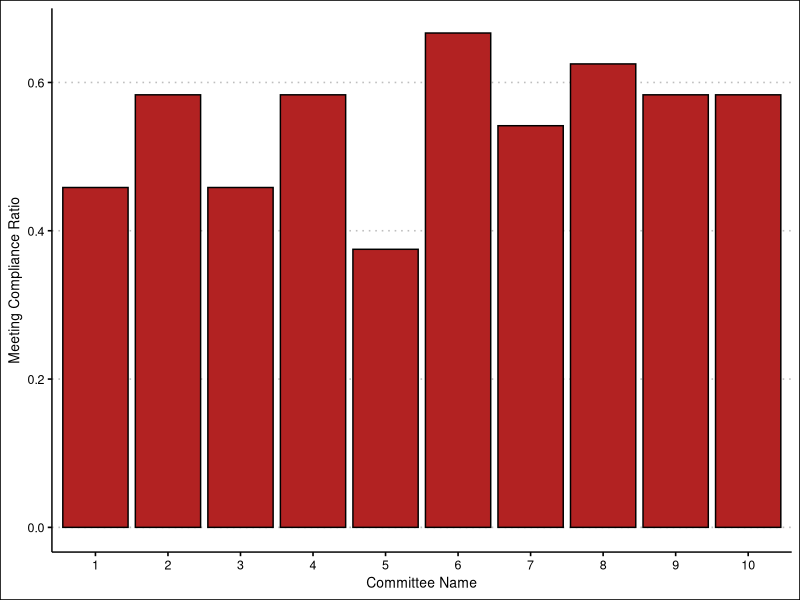
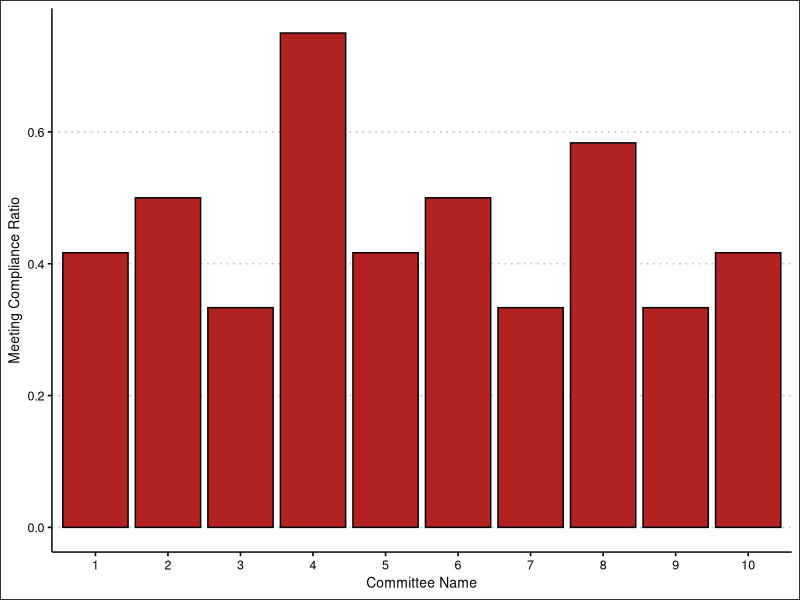

Write R code to recreate these figures, in order.
library(tidyverse)
library(ggthemes)

# GENERATING EXAMPLE DATA ======================================================
generateFullYearCommitteeEntry <- function(committee.name) {
  # . COMMITTEE NAME ===========================================================
  committee.name <- rep(committee.name, 12)
  
  # . DATES ====================================================================
  days <- rep(1, 12)
  months <- 1:12
  years <- rep(2022, 12)
  response.date <- tibble(days, months, years) %>% 
    mutate(my_date = paste(days, months, years, sep = '-')) %>% 
    mutate(my_date = as.Date(my_date, format = '%d-%m-%Y')) %>% 
    pull(my_date)
  
  # . COUNCIL PERIOD ===========================================================
  council.period <- response.date
  
  # . SUBMITTER ROLE ===========================================================
  submitter.role <- sample(c('Chair', 'Council', 'Ordinary Member'), size = 12, replace = TRUE)
  
  # . EXPECTED NMEETINGS =======================================================
  expected.nmeetings <- rep(2, 12)
  
  # . ACTUAL NMEETINGS =========================================================
  actual.nmeetings <- sample(x = 0:2, size = 12, replace = TRUE)
  
  # . TRUE/FALSE ===============================================================
  met.quorum <- sample(x = c('0', '1'), size = 12, replace = TRUE)
  submitted.minutes <- sample(x = c('0', '1'), size = 12, replace = TRUE)
  submitted.council.update <- sample(x = c('0', '1'), size = 12, replace = TRUE)
  completed.council.submission <- sample(x = c('0', '1'), size = 12, replace = TRUE)
  reason.no.meetings <- sample(x = c('0', '1'), size = 12, replace = TRUE)
  reason.no.quorum <- sample(x = c('0', '1'), size = 12, replace = TRUE)
  reason.no.meeting <- sample(x = c('0', '1'), size = 12, replace = TRUE)
  reason.no.minutes <- sample(x = c('0', '1'), size = 12, replace = TRUE)
  reason.no.council.update <- sample(x = c('0', '1'), size = 12, replace = TRUE)
  
  return(tibble(
  	# Dates
  	response.date,
  	council.period,
  	# Committee Identity
  	committee.name,
  	submitter.role,
  	# Meeting specific
  	expected.nmeetings,
  	actual.nmeetings,
  	# Binary
  	met.quorum,
  	submitted.minutes,
  	submitted.council.update,
  	completed.council.submission,
  	reason.no.meeting,
  	reason.no.quorum,
  	reason.no.minutes,
  	reason.no.council.update
  ))
}

# GENERATING DATA FRAME ========================================================
committee.names <- factor(as.character(1:10), levels=as.character(1:10))
tmp <- bind_rows(lapply(committee.names, FUN = generateFullYearCommitteeEntry))

summarized.committees <- tmp %>%
  group_by(committee.name) %>%
  summarize(
    meeting.compliance.ratio = sum(actual.nmeetings) / sum(expected.nmeetings),
    meeting.quorum = mean(as.numeric(met.quorum)),
    submitted.minutes = mean(as.numeric(submitted.minutes)),
  	submitted.council.update = mean(as.numeric(submitted.council.update)),
  	completed.council.submission = mean(as.numeric(completed.council.submission)),
  	reason.no.meeting = mean(as.numeric(reason.no.meeting)),
  	reason.no.quorum = mean(as.numeric(reason.no.quorum)),
  	reason.no.minutes = mean(as.numeric(reason.no.minutes)),
  	reason.no.council.update = mean(as.numeric(reason.no.council.update))
  )

summarized.committees %>%
  ggplot() +
    geom_col(aes(x = committee.name, y = meeting.compliance.ratio), fill = 'firebrick', color = 'black') +
    labs(x = 'Committee Name', y = 'Meeting Compliance Ratio') +
    theme_clean() +
    theme(legend.position = 'none')

summarized.committees %>%
  ggplot() +
    geom_col(aes(x = committee.name, y = meeting.quorum), fill = 'firebrick', color = 'black') +
    labs(x = 'Committee Name', y = 'Meeting Compliance Ratio') +
    theme_clean() +
    theme(legend.position = 'none')






























